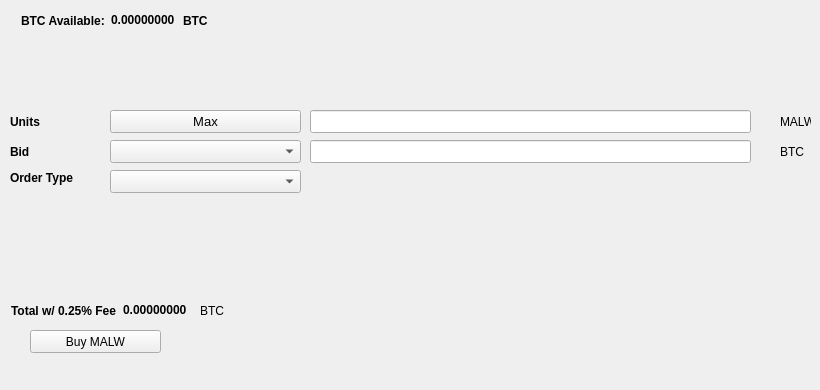
   <widget class="QWidget" name="BuyTab">
    <attribute name="title">
     <string>Buy</string>
    </attribute>
    <widget class="QPushButton" name="BuyMALW">
     <property name="geometry">
      <rect>
       <x>30</x>
       <y>330</y>
       <width>131</width>
       <height>23</height>
      </rect>
     </property>
     <property name="text">
      <string>Buy MALW</string>
     </property>
     <property name="icon">
      <iconset resource="../malwarechain.qrc">
       <normaloff>:/icons/bitcoin</normaloff>:/icons/bitcoin</iconset>
     </property>
    </widget>
    <widget class="QLabel" name="label_3">
     <property name="geometry">
      <rect>
       <x>10</x>
       <y>110</y>
       <width>46</width>
       <height>23</height>
      </rect>
     </property>
     <property name="font">
      <font>
       <weight>75</weight>
       <bold>true</bold>
      </font>
     </property>
     <property name="text">
      <string>Units</string>
     </property>
    </widget>
    <widget class="QLineEdit" name="UnitsInput">
     <property name="geometry">
      <rect>
       <x>310</x>
       <y>110</y>
       <width>441</width>
       <height>23</height>
      </rect>
     </property>
     <property name="font">
      <font>
       <pointsize>9</pointsize>
       <weight>75</weight>
       <bold>true</bold>
      </font>
     </property>
    </widget>
    <widget class="QLineEdit" name="BuyBidPriceEdit">
     <property name="geometry">
      <rect>
       <x>310</x>
       <y>140</y>
       <width>441</width>
       <height>23</height>
      </rect>
     </property>
     <property name="font">
      <font>
       <pointsize>9</pointsize>
       <weight>75</weight>
       <bold>true</bold>
      </font>
     </property>
    </widget>
    <widget class="QLabel" name="label_4">
     <property name="geometry">
      <rect>
       <x>780</x>
       <y>110</y>
       <width>31</width>
       <height>23</height>
      </rect>
     </property>
     <property name="text">
      <string>MALW</string>
     </property>
    </widget>
    <widget class="QLabel" name="label_5">
     <property name="geometry">
      <rect>
       <x>780</x>
       <y>140</y>
       <width>31</width>
       <height>23</height>
      </rect>
     </property>
     <property name="text">
      <string>BTC</string>
     </property>
    </widget>
    <widget class="QLabel" name="label_6">
     <property name="geometry">
      <rect>
       <x>10</x>
       <y>140</y>
       <width>46</width>
       <height>23</height>
      </rect>
     </property>
     <property name="font">
      <font>
       <weight>75</weight>
       <bold>true</bold>
      </font>
     </property>
     <property name="text">
      <string>Bid</string>
     </property>
    </widget>
    <widget class="QLabel" name="label_7">
     <property name="geometry">
      <rect>
       <x>10</x>
       <y>170</y>
       <width>91</width>
       <height>16</height>
      </rect>
     </property>
     <property name="font">
      <font>
       <weight>75</weight>
       <bold>true</bold>
      </font>
     </property>
     <property name="text">
      <string>Order Type</string>
     </property>
    </widget>
    <widget class="QPushButton" name="Buy_Max_Amount">
     <property name="geometry">
      <rect>
       <x>110</x>
       <y>110</y>
       <width>191</width>
       <height>23</height>
      </rect>
     </property>
     <property name="font">
      <font>
       <pointsize>10</pointsize>
      </font>
     </property>
     <property name="text">
      <string>Max</string>
     </property>
    </widget>
    <widget class="QComboBox" name="BuyBidcomboBox">
     <property name="geometry">
      <rect>
       <x>110</x>
       <y>140</y>
       <width>191</width>
       <height>23</height>
      </rect>
     </property>
     <property name="font">
      <font>
       <pointsize>10</pointsize>
      </font>
     </property>
    </widget>
    <widget class="QComboBox" name="buyOrdertypeCombo">
     <property name="geometry">
      <rect>
       <x>110</x>
       <y>170</y>
       <width>191</width>
       <height>23</height>
      </rect>
     </property>
     <property name="font">
      <font>
       <pointsize>10</pointsize>
      </font>
     </property>
    </widget>
    <widget class="QWidget" name="layoutWidget1">
     <property name="geometry">
      <rect>
       <x>21</x>
       <y>11</y>
       <width>227</width>
       <height>19</height>
      </rect>
     </property>
     <layout class="QHBoxLayout" name="horizontalLayout_3">
      <item>
       <widget class="QLabel" name="label232">
        <property name="font">
         <font>
          <weight>75</weight>
          <bold>true</bold>
         </font>
        </property>
        <property name="text">
         <string>BTC Available:</string>
        </property>
       </widget>
      </item>
      <item>
       <widget class="QLabel" name="BtcAvailableLbl">
        <property name="palette">
         <palette>
          <active>
           <colorrole role="WindowText">
            <brush brushstyle="SolidPattern">
             <color alpha="255">
              <red>0</red>
              <green>0</green>
              <blue>0</blue>
             </color>
            </brush>
           </colorrole>
           <colorrole role="Button">
            <brush brushstyle="SolidPattern">
             <color alpha="255">
              <red>0</red>
              <green>170</green>
              <blue>0</blue>
             </color>
            </brush>
           </colorrole>
           <colorrole role="Light">
            <brush brushstyle="SolidPattern">
             <color alpha="255">
              <red>0</red>
              <green>255</green>
              <blue>0</blue>
             </color>
            </brush>
           </colorrole>
           <colorrole role="Midlight">
            <brush brushstyle="SolidPattern">
             <color alpha="255">
              <red>0</red>
              <green>212</green>
              <blue>0</blue>
             </color>
            </brush>
           </colorrole>
           <colorrole role="Dark">
            <brush brushstyle="SolidPattern">
             <color alpha="255">
              <red>0</red>
              <green>85</green>
              <blue>0</blue>
             </color>
            </brush>
           </colorrole>
           <colorrole role="Mid">
            <brush brushstyle="SolidPattern">
             <color alpha="255">
              <red>0</red>
              <green>113</green>
              <blue>0</blue>
             </color>
            </brush>
           </colorrole>
           <colorrole role="Text">
            <brush brushstyle="SolidPattern">
             <color alpha="255">
              <red>0</red>
              <green>170</green>
              <blue>0</blue>
             </color>
            </brush>
           </colorrole>
           <colorrole role="BrightText">
            <brush brushstyle="SolidPattern">
             <color alpha="255">
              <red>255</red>
              <green>255</green>
              <blue>255</blue>
             </color>
            </brush>
           </colorrole>
           <colorrole role="ButtonText">
            <brush brushstyle="SolidPattern">
             <color alpha="255">
              <red>0</red>
              <green>0</green>
              <blue>0</blue>
             </color>
            </brush>
           </colorrole>
           <colorrole role="Base">
            <brush brushstyle="SolidPattern">
             <color alpha="255">
              <red>255</red>
              <green>255</green>
              <blue>255</blue>
             </color>
            </brush>
           </colorrole>
           <colorrole role="Window">
            <brush brushstyle="SolidPattern">
             <color alpha="255">
              <red>0</red>
              <green>170</green>
              <blue>0</blue>
             </color>
            </brush>
           </colorrole>
           <colorrole role="Shadow">
            <brush brushstyle="SolidPattern">
             <color alpha="255">
              <red>0</red>
              <green>0</green>
              <blue>0</blue>
             </color>
            </brush>
           </colorrole>
           <colorrole role="AlternateBase">
            <brush brushstyle="SolidPattern">
             <color alpha="255">
              <red>127</red>
              <green>212</green>
              <blue>127</blue>
             </color>
            </brush>
           </colorrole>
           <colorrole role="ToolTipBase">
            <brush brushstyle="SolidPattern">
             <color alpha="255">
              <red>255</red>
              <green>255</green>
              <blue>220</blue>
             </color>
            </brush>
           </colorrole>
           <colorrole role="ToolTipText">
            <brush brushstyle="SolidPattern">
             <color alpha="255">
              <red>0</red>
              <green>0</green>
              <blue>0</blue>
             </color>
            </brush>
           </colorrole>
          </active>
          <inactive>
           <colorrole role="WindowText">
            <brush brushstyle="SolidPattern">
             <color alpha="255">
              <red>0</red>
              <green>0</green>
              <blue>0</blue>
             </color>
            </brush>
           </colorrole>
           <colorrole role="Button">
            <brush brushstyle="SolidPattern">
             <color alpha="255">
              <red>0</red>
              <green>170</green>
              <blue>0</blue>
             </color>
            </brush>
           </colorrole>
           <colorrole role="Light">
            <brush brushstyle="SolidPattern">
             <color alpha="255">
              <red>0</red>
              <green>255</green>
              <blue>0</blue>
             </color>
            </brush>
           </colorrole>
           <colorrole role="Midlight">
            <brush brushstyle="SolidPattern">
             <color alpha="255">
              <red>0</red>
              <green>212</green>
              <blue>0</blue>
             </color>
            </brush>
           </colorrole>
           <colorrole role="Dark">
            <brush brushstyle="SolidPattern">
             <color alpha="255">
              <red>0</red>
              <green>85</green>
              <blue>0</blue>
             </color>
            </brush>
           </colorrole>
           <colorrole role="Mid">
            <brush brushstyle="SolidPattern">
             <color alpha="255">
              <red>0</red>
              <green>113</green>
              <blue>0</blue>
             </color>
            </brush>
           </colorrole>
           <colorrole role="Text">
            <brush brushstyle="SolidPattern">
             <color alpha="255">
              <red>0</red>
              <green>170</green>
              <blue>0</blue>
             </color>
            </brush>
           </colorrole>
           <colorrole role="BrightText">
            <brush brushstyle="SolidPattern">
             <color alpha="255">
              <red>255</red>
              <green>255</green>
              <blue>255</blue>
             </color>
            </brush>
           </colorrole>
           <colorrole role="ButtonText">
            <brush brushstyle="SolidPattern">
             <color alpha="255">
              <red>0</red>
              <green>0</green>
              <blue>0</blue>
             </color>
            </brush>
           </colorrole>
           <colorrole role="Base">
            <brush brushstyle="SolidPattern">
             <color alpha="255">
              <red>255</red>
              <green>255</green>
              <blue>255</blue>
             </color>
            </brush>
           </colorrole>
           <colorrole role="Window">
            <brush brushstyle="SolidPattern">
             <color alpha="255">
              <red>0</red>
              <green>170</green>
              <blue>0</blue>
             </color>
            </brush>
           </colorrole>
           <colorrole role="Shadow">
            <brush brushstyle="SolidPattern">
             <color alpha="255">
              <red>0</red>
              <green>0</green>
              <blue>0</blue>
             </color>
            </brush>
           </colorrole>
           <colorrole role="AlternateBase">
            <brush brushstyle="SolidPattern">
             <color alpha="255">
              <red>127</red>
              <green>212</green>
              <blue>127</blue>
             </color>
            </brush>
           </colorrole>
           <colorrole role="ToolTipBase">
            <brush brushstyle="SolidPattern">
             <color alpha="255">
              <red>255</red>
              <green>255</green>
              <blue>220</blue>
             </color>
            </brush>
           </colorrole>
           <colorrole role="ToolTipText">
            <brush brushstyle="SolidPattern">
             <color alpha="255">
              <red>0</red>
              <green>0</green>
              <blue>0</blue>
             </color>
            </brush>
           </colorrole>
          </inactive>
          <disabled>
           <colorrole role="WindowText">
            <brush brushstyle="SolidPattern">
             <color alpha="255">
              <red>0</red>
              <green>85</green>
              <blue>0</blue>
             </color>
            </brush>
           </colorrole>
           <colorrole role="Button">
            <brush brushstyle="SolidPattern">
             <color alpha="255">
              <red>0</red>
              <green>170</green>
              <blue>0</blue>
             </color>
            </brush>
           </colorrole>
           <colorrole role="Light">
            <brush brushstyle="SolidPattern">
             <color alpha="255">
              <red>0</red>
              <green>255</green>
              <blue>0</blue>
             </color>
            </brush>
           </colorrole>
           <colorrole role="Midlight">
            <brush brushstyle="SolidPattern">
             <color alpha="255">
              <red>0</red>
              <green>212</green>
              <blue>0</blue>
             </color>
            </brush>
           </colorrole>
           <colorrole role="Dark">
            <brush brushstyle="SolidPattern">
             <color alpha="255">
              <red>0</red>
              <green>85</green>
              <blue>0</blue>
             </color>
            </brush>
           </colorrole>
           <colorrole role="Mid">
            <brush brushstyle="SolidPattern">
             <color alpha="255">
              <red>0</red>
              <green>113</green>
              <blue>0</blue>
             </color>
            </brush>
           </colorrole>
           <colorrole role="Text">
            <brush brushstyle="SolidPattern">
             <color alpha="255">
              <red>0</red>
              <green>85</green>
              <blue>0</blue>
             </color>
            </brush>
           </colorrole>
           <colorrole role="BrightText">
            <brush brushstyle="SolidPattern">
             <color alpha="255">
              <red>255</red>
              <green>255</green>
              <blue>255</blue>
             </color>
            </brush>
           </colorrole>
           <colorrole role="ButtonText">
            <brush brushstyle="SolidPattern">
             <color alpha="255">
              <red>0</red>
              <green>85</green>
              <blue>0</blue>
             </color>
            </brush>
           </colorrole>
           <colorrole role="Base">
            <brush brushstyle="SolidPattern">
             <color alpha="255">
              <red>0</red>
              <green>170</green>
              <blue>0</blue>
             </color>
            </brush>
           </colorrole>
           <colorrole role="Window">
            <brush brushstyle="SolidPattern">
             <color alpha="255">
              <red>0</red>
              <green>170</green>
              <blue>0</blue>
             </color>
            </brush>
           </colorrole>
           <colorrole role="Shadow">
            <brush brushstyle="SolidPattern">
             <color alpha="255">
              <red>0</red>
              <green>0</green>
              <blue>0</blue>
             </color>
            </brush>
           </colorrole>
           <colorrole role="AlternateBase">
            <brush brushstyle="SolidPattern">
             <color alpha="255">
              <red>0</red>
              <green>170</green>
              <blue>0</blue>
             </color>
            </brush>
           </colorrole>
           <colorrole role="ToolTipBase">
            <brush brushstyle="SolidPattern">
             <color alpha="255">
              <red>255</red>
              <green>255</green>
              <blue>220</blue>
             </color>
            </brush>
           </colorrole>
           <colorrole role="ToolTipText">
            <brush brushstyle="SolidPattern">
             <color alpha="255">
              <red>0</red>
              <green>0</green>
              <blue>0</blue>
             </color>
            </brush>
           </colorrole>
          </disabled>
         </palette>
        </property>
        <property name="font">
         <font>
          <weight>75</weight>
          <bold>true</bold>
         </font>
        </property>
        <property name="text">
         <string>0.00000000</string>
        </property>
        <property name="textInteractionFlags">
         <set>Qt::LinksAccessibleByMouse|Qt::TextSelectableByKeyboard|Qt::TextSelectableByMouse</set>
        </property>
       </widget>
      </item>
      <item>
       <widget class="QLabel" name="BtcAvailableLbl_2">
        <property name="font">
         <font>
          <weight>75</weight>
          <bold>true</bold>
         </font>
        </property>
        <property name="text">
         <string>BTC</string>
        </property>
       </widget>
      </item>
     </layout>
    </widget>
    <widget class="QWidget" name="layoutWidge2">
     <property name="geometry">
      <rect>
       <x>11</x>
       <y>301</y>
       <width>259</width>
       <height>19</height>
      </rect>
     </property>
     <layout class="QHBoxLayout" name="horizontalLayout_4">
      <item>
       <widget class="QLabel" name="label_9">
        <property name="font">
         <font>
          <weight>75</weight>
          <bold>true</bold>
         </font>
        </property>
        <property name="text">
         <string>Total w/ 0.25% Fee</string>
        </property>
       </widget>
      </item>
      <item>
       <widget class="QLabel" name="BuyCostLabel">
        <property name="palette">
         <palette>
          <active>
           <colorrole role="WindowText">
            <brush brushstyle="SolidPattern">
             <color alpha="255">
              <red>0</red>
              <green>0</green>
              <blue>0</blue>
             </color>
            </brush>
           </colorrole>
           <colorrole role="Button">
            <brush brushstyle="SolidPattern">
             <color alpha="255">
              <red>0</red>
              <green>170</green>
              <blue>0</blue>
             </color>
            </brush>
           </colorrole>
           <colorrole role="Light">
            <brush brushstyle="SolidPattern">
             <color alpha="255">
              <red>0</red>
              <green>255</green>
              <blue>0</blue>
             </color>
            </brush>
           </colorrole>
           <colorrole role="Midlight">
            <brush brushstyle="SolidPattern">
             <color alpha="255">
              <red>0</red>
              <green>212</green>
              <blue>0</blue>
             </color>
            </brush>
           </colorrole>
           <colorrole role="Dark">
            <brush brushstyle="SolidPattern">
             <color alpha="255">
              <red>0</red>
              <green>85</green>
              <blue>0</blue>
             </color>
            </brush>
           </colorrole>
           <colorrole role="Mid">
            <brush brushstyle="SolidPattern">
             <color alpha="255">
              <red>0</red>
              <green>113</green>
              <blue>0</blue>
             </color>
            </brush>
           </colorrole>
           <colorrole role="Text">
            <brush brushstyle="SolidPattern">
             <color alpha="255">
              <red>0</red>
              <green>170</green>
              <blue>0</blue>
             </color>
            </brush>
           </colorrole>
           <colorrole role="BrightText">
            <brush brushstyle="SolidPattern">
             <color alpha="255">
              <red>255</red>
              <green>255</green>
              <blue>255</blue>
             </color>
            </brush>
           </colorrole>
           <colorrole role="ButtonText">
            <brush brushstyle="SolidPattern">
             <color alpha="255">
              <red>0</red>
              <green>0</green>
              <blue>0</blue>
             </color>
            </brush>
           </colorrole>
           <colorrole role="Base">
            <brush brushstyle="SolidPattern">
             <color alpha="255">
              <red>255</red>
              <green>255</green>
              <blue>255</blue>
             </color>
            </brush>
           </colorrole>
           <colorrole role="Window">
            <brush brushstyle="SolidPattern">
             <color alpha="255">
              <red>0</red>
              <green>170</green>
              <blue>0</blue>
             </color>
            </brush>
           </colorrole>
           <colorrole role="Shadow">
            <brush brushstyle="SolidPattern">
             <color alpha="255">
              <red>0</red>
              <green>0</green>
              <blue>0</blue>
             </color>
            </brush>
           </colorrole>
           <colorrole role="AlternateBase">
            <brush brushstyle="SolidPattern">
             <color alpha="255">
              <red>127</red>
              <green>212</green>
              <blue>127</blue>
             </color>
            </brush>
           </colorrole>
           <colorrole role="ToolTipBase">
            <brush brushstyle="SolidPattern">
             <color alpha="255">
              <red>255</red>
              <green>255</green>
              <blue>220</blue>
             </color>
            </brush>
           </colorrole>
           <colorrole role="ToolTipText">
            <brush brushstyle="SolidPattern">
             <color alpha="255">
              <red>0</red>
              <green>0</green>
              <blue>0</blue>
             </color>
            </brush>
           </colorrole>
          </active>
          <inactive>
           <colorrole role="WindowText">
            <brush brushstyle="SolidPattern">
             <color alpha="255">
              <red>0</red>
              <green>0</green>
              <blue>0</blue>
             </color>
            </brush>
           </colorrole>
           <colorrole role="Button">
            <brush brushstyle="SolidPattern">
             <color alpha="255">
              <red>0</red>
              <green>170</green>
              <blue>0</blue>
             </color>
            </brush>
           </colorrole>
           <colorrole role="Light">
            <brush brushstyle="SolidPattern">
             <color alpha="255">
              <red>0</red>
              <green>255</green>
              <blue>0</blue>
             </color>
            </brush>
           </colorrole>
           <colorrole role="Midlight">
            <brush brushstyle="SolidPattern">
             <color alpha="255">
              <red>0</red>
              <green>212</green>
              <blue>0</blue>
             </color>
            </brush>
           </colorrole>
           <colorrole role="Dark">
            <brush brushstyle="SolidPattern">
             <color alpha="255">
              <red>0</red>
              <green>85</green>
              <blue>0</blue>
             </color>
            </brush>
           </colorrole>
           <colorrole role="Mid">
            <brush brushstyle="SolidPattern">
             <color alpha="255">
              <red>0</red>
              <green>113</green>
              <blue>0</blue>
             </color>
            </brush>
           </colorrole>
           <colorrole role="Text">
            <brush brushstyle="SolidPattern">
             <color alpha="255">
              <red>0</red>
              <green>170</green>
              <blue>0</blue>
             </color>
            </brush>
           </colorrole>
           <colorrole role="BrightText">
            <brush brushstyle="SolidPattern">
             <color alpha="255">
              <red>255</red>
              <green>255</green>
              <blue>255</blue>
             </color>
            </brush>
           </colorrole>
           <colorrole role="ButtonText">
            <brush brushstyle="SolidPattern">
             <color alpha="255">
              <red>0</red>
              <green>0</green>
              <blue>0</blue>
             </color>
            </brush>
           </colorrole>
           <colorrole role="Base">
            <brush brushstyle="SolidPattern">
             <color alpha="255">
              <red>255</red>
              <green>255</green>
              <blue>255</blue>
             </color>
            </brush>
           </colorrole>
           <colorrole role="Window">
            <brush brushstyle="SolidPattern">
             <color alpha="255">
              <red>0</red>
              <green>170</green>
              <blue>0</blue>
             </color>
            </brush>
           </colorrole>
           <colorrole role="Shadow">
            <brush brushstyle="SolidPattern">
             <color alpha="255">
              <red>0</red>
              <green>0</green>
              <blue>0</blue>
             </color>
            </brush>
           </colorrole>
           <colorrole role="AlternateBase">
            <brush brushstyle="SolidPattern">
             <color alpha="255">
              <red>127</red>
              <green>212</green>
              <blue>127</blue>
             </color>
            </brush>
           </colorrole>
           <colorrole role="ToolTipBase">
            <brush brushstyle="SolidPattern">
             <color alpha="255">
              <red>255</red>
              <green>255</green>
              <blue>220</blue>
             </color>
            </brush>
           </colorrole>
           <colorrole role="ToolTipText">
            <brush brushstyle="SolidPattern">
             <color alpha="255">
              <red>0</red>
              <green>0</green>
              <blue>0</blue>
             </color>
            </brush>
           </colorrole>
          </inactive>
          <disabled>
           <colorrole role="WindowText">
            <brush brushstyle="SolidPattern">
             <color alpha="255">
              <red>0</red>
              <green>85</green>
              <blue>0</blue>
             </color>
            </brush>
           </colorrole>
           <colorrole role="Button">
            <brush brushstyle="SolidPattern">
             <color alpha="255">
              <red>0</red>
              <green>170</green>
              <blue>0</blue>
             </color>
            </brush>
           </colorrole>
           <colorrole role="Light">
            <brush brushstyle="SolidPattern">
             <color alpha="255">
              <red>0</red>
              <green>255</green>
              <blue>0</blue>
             </color>
            </brush>
           </colorrole>
           <colorrole role="Midlight">
            <brush brushstyle="SolidPattern">
             <color alpha="255">
              <red>0</red>
              <green>212</green>
              <blue>0</blue>
             </color>
            </brush>
           </colorrole>
           <colorrole role="Dark">
            <brush brushstyle="SolidPattern">
             <color alpha="255">
              <red>0</red>
              <green>85</green>
              <blue>0</blue>
             </color>
            </brush>
           </colorrole>
           <colorrole role="Mid">
            <brush brushstyle="SolidPattern">
             <color alpha="255">
              <red>0</red>
              <green>113</green>
              <blue>0</blue>
             </color>
            </brush>
           </colorrole>
           <colorrole role="Text">
            <brush brushstyle="SolidPattern">
             <color alpha="255">
              <red>0</red>
              <green>85</green>
              <blue>0</blue>
             </color>
            </brush>
           </colorrole>
           <colorrole role="BrightText">
            <brush brushstyle="SolidPattern">
             <color alpha="255">
              <red>255</red>
              <green>255</green>
              <blue>255</blue>
             </color>
            </brush>
           </colorrole>
           <colorrole role="ButtonText">
            <brush brushstyle="SolidPattern">
             <color alpha="255">
              <red>0</red>
              <green>85</green>
              <blue>0</blue>
             </color>
            </brush>
           </colorrole>
           <colorrole role="Base">
            <brush brushstyle="SolidPattern">
             <color alpha="255">
              <red>0</red>
              <green>170</green>
              <blue>0</blue>
             </color>
            </brush>
           </colorrole>
           <colorrole role="Window">
            <brush brushstyle="SolidPattern">
             <color alpha="255">
              <red>0</red>
              <green>170</green>
              <blue>0</blue>
             </color>
            </brush>
           </colorrole>
           <colorrole role="Shadow">
            <brush brushstyle="SolidPattern">
             <color alpha="255">
              <red>0</red>
              <green>0</green>
              <blue>0</blue>
             </color>
            </brush>
           </colorrole>
           <colorrole role="AlternateBase">
            <brush brushstyle="SolidPattern">
             <color alpha="255">
              <red>0</red>
              <green>170</green>
              <blue>0</blue>
             </color>
            </brush>
           </colorrole>
           <colorrole role="ToolTipBase">
            <brush brushstyle="SolidPattern">
             <color alpha="255">
              <red>255</red>
              <green>255</green>
              <blue>220</blue>
             </color>
            </brush>
           </colorrole>
           <colorrole role="ToolTipText">
            <brush brushstyle="SolidPattern">
             <color alpha="255">
              <red>0</red>
              <green>0</green>
              <blue>0</blue>
             </color>
            </brush>
           </colorrole>
          </disabled>
         </palette>
        </property>
        <property name="font">
         <font>
          <weight>75</weight>
          <bold>true</bold>
         </font>
        </property>
        <property name="autoFillBackground">
         <bool>false</bool>
        </property>
        <property name="text">
         <string>0.00000000</string>
        </property>
        <property name="textInteractionFlags">
         <set>Qt::LinksAccessibleByMouse|Qt::TextSelectableByMouse</set>
        </property>
       </widget>
      </item>
      <item>
       <widget class="QLabel" name="label_10">
        <property name="font">
         <font>
          <weight>50</weight>
          <bold>false</bold>
         </font>
        </property>
        <property name="text">
         <string>BTC</string>
        </property>
       </widget>
      </item>
     </layout>
    </widget>
    <widget class="QLabel" name="label_24">
     <property name="geometry">
      <rect>
       <x>460</x>
       <y>300</y>
       <width>281</width>
       <height>81</height>
      </rect>
     </property>
     <property name="text">
      <string/>
     </property>
     <property name="pixmap">
      <pixmap>:/images/bittrex</pixmap>
     </property>
    </widget>
   </widget>
